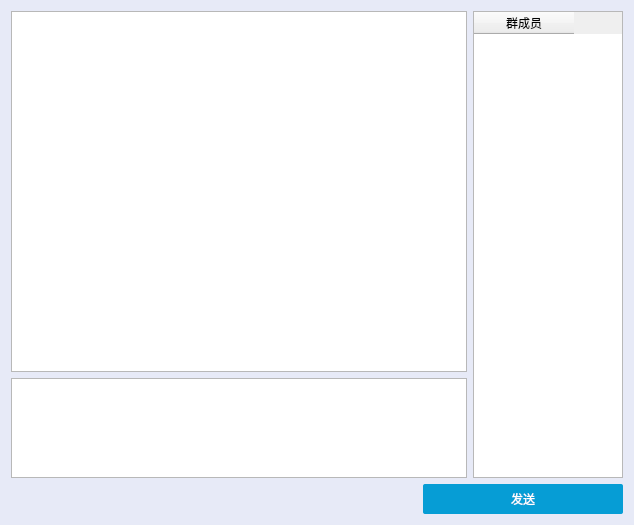
<?xml version="1.0" encoding="UTF-8"?>
<ui version="4.0">
 <class>GroupChat</class>
 <widget class="QWidget" name="GroupChat">
  <property name="geometry">
   <rect>
    <x>0</x>
    <y>0</y>
    <width>634</width>
    <height>525</height>
   </rect>
  </property>
  <property name="windowTitle">
   <string>Form</string>
  </property>
  <property name="styleSheet">
   <string notr="true">#GroupChat{
  border-radius:3px;
  background:#E7EAF7;
}</string>
  </property>
  <layout class="QVBoxLayout" name="verticalLayout_2">
   <item>
    <layout class="QHBoxLayout" name="horizontalLayout">
     <item>
      <layout class="QVBoxLayout" name="verticalLayout">
       <item>
        <widget class="QTextEdit" name="textEdit"/>
       </item>
       <item>
        <widget class="QTextEdit" name="inputEdit">
         <property name="sizePolicy">
          <sizepolicy hsizetype="Expanding" vsizetype="Fixed">
           <horstretch>0</horstretch>
           <verstretch>0</verstretch>
          </sizepolicy>
         </property>
         <property name="minimumSize">
          <size>
           <width>100</width>
           <height>50</height>
          </size>
         </property>
         <property name="maximumSize">
          <size>
           <width>6000</width>
           <height>100</height>
          </size>
         </property>
        </widget>
       </item>
      </layout>
     </item>
     <item>
      <widget class="QTableWidget" name="tableWidget">
       <property name="sizePolicy">
        <sizepolicy hsizetype="Fixed" vsizetype="Expanding">
         <horstretch>0</horstretch>
         <verstretch>0</verstretch>
        </sizepolicy>
       </property>
       <property name="minimumSize">
        <size>
         <width>30</width>
         <height>200</height>
        </size>
       </property>
       <property name="maximumSize">
        <size>
         <width>150</width>
         <height>16777215</height>
        </size>
       </property>
       <property name="columnCount">
        <number>1</number>
       </property>
       <attribute name="horizontalHeaderMinimumSectionSize">
        <number>31</number>
       </attribute>
       <column>
        <property name="text">
         <string>群成员</string>
        </property>
       </column>
      </widget>
     </item>
    </layout>
   </item>
   <item>
    <layout class="QHBoxLayout" name="horizontalLayout_2">
     <item>
      <spacer name="horizontalSpacer">
       <property name="orientation">
        <enum>Qt::Horizontal</enum>
       </property>
       <property name="sizeHint" stdset="0">
        <size>
         <width>40</width>
         <height>20</height>
        </size>
       </property>
      </spacer>
     </item>
     <item>
      <widget class="QPushButton" name="sendButton">
       <property name="minimumSize">
        <size>
         <width>200</width>
         <height>30</height>
        </size>
       </property>
       <property name="maximumSize">
        <size>
         <width>200</width>
         <height>30</height>
        </size>
       </property>
       <property name="styleSheet">
        <string notr="true">QPushButton{ 
     background-color: rgb(6,157,213); 
     border: none;
     border-radius:2px;
     color:white;
}
QPushButton:hover{ 
     background-color: rgb(75,202,255);
}</string>
       </property>
       <property name="text">
        <string>发送</string>
       </property>
      </widget>
     </item>
    </layout>
   </item>
  </layout>
 </widget>
 <resources/>
 <connections/>
</ui>
